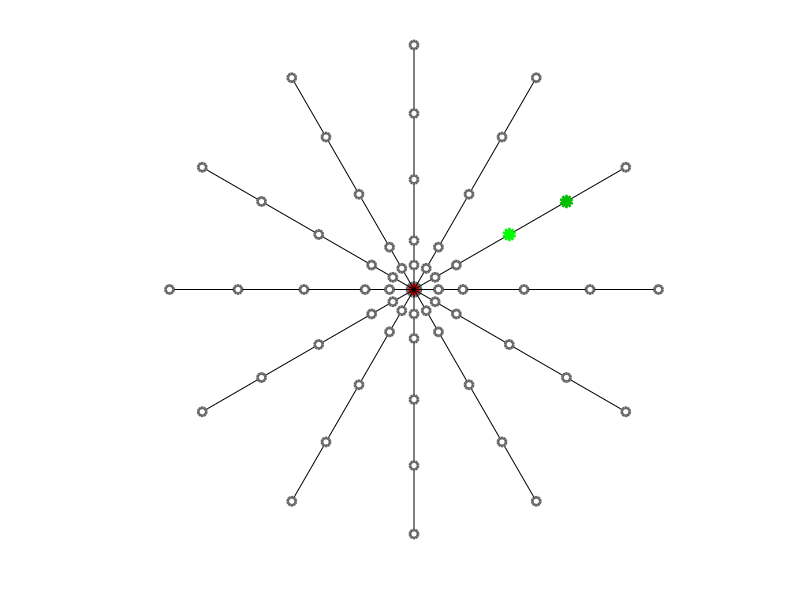

Source code (MATLAB):
%                     --   leds   --
% color spec k=black, g=green, r=red
%
gray=[0.4 0.4 0.4];
green=[0 1 0];
plot(0,0,'o','LineWidth',2,'MarkerEdgeColor',gray,'MarkerFaceColor','r','MarkerSize',10);
hold on;
axis([-1.0 1.0 -1.0 1.0]);
axis off;
axis square;
for i=6:11
    h = i*pi/6;
    x = [sin(h) -sin(h)];
    y = [cos(h) -cos(h)];
    plot(x,y,'k');
end
l=[0.1 0.2 0.45 0.72 1.0];
for r=1:5
    for s=1:12
        h = s*pi/6;
        x = l(r)*sin(h);
        y = l(r)*cos(h);
        plot(x,y,'o','LineWidth',2,...
                     'MarkerEdgeColor',gray,...
                     'MarkerFaceColor','w',...
                     'MarkerSize',6);
    end
end
r=3;
s=2;
h = s*pi/6;
x = l(r)*sin(h);
y = l(r)*cos(h);
plot(x,y,'o','LineWidth',4,...
             'MarkerEdgeColor',green,...
             'MarkerFaceColor',green,...
             'MarkerSize',6);
r=4;
s=2;
h = s*pi/6;
x = l(r)*sin(h);
y = l(r)*cos(h);
dim = 0.75*green;
plot(x,y,'o','LineWidth',4,...
             'MarkerEdgeColor',dim,...
             'MarkerFaceColor',dim,...
             'MarkerSize',6);
         
set(gcf,'toolbar','no');      
set(gcf,'menubar','no');
set(gcf,'numbertitle','off');
set(gcf,'resize','off');
pos=get(gcf,'position');
pos(3)=300;
pos(4)=300;
set(gcf,'position',pos);
hold off;

